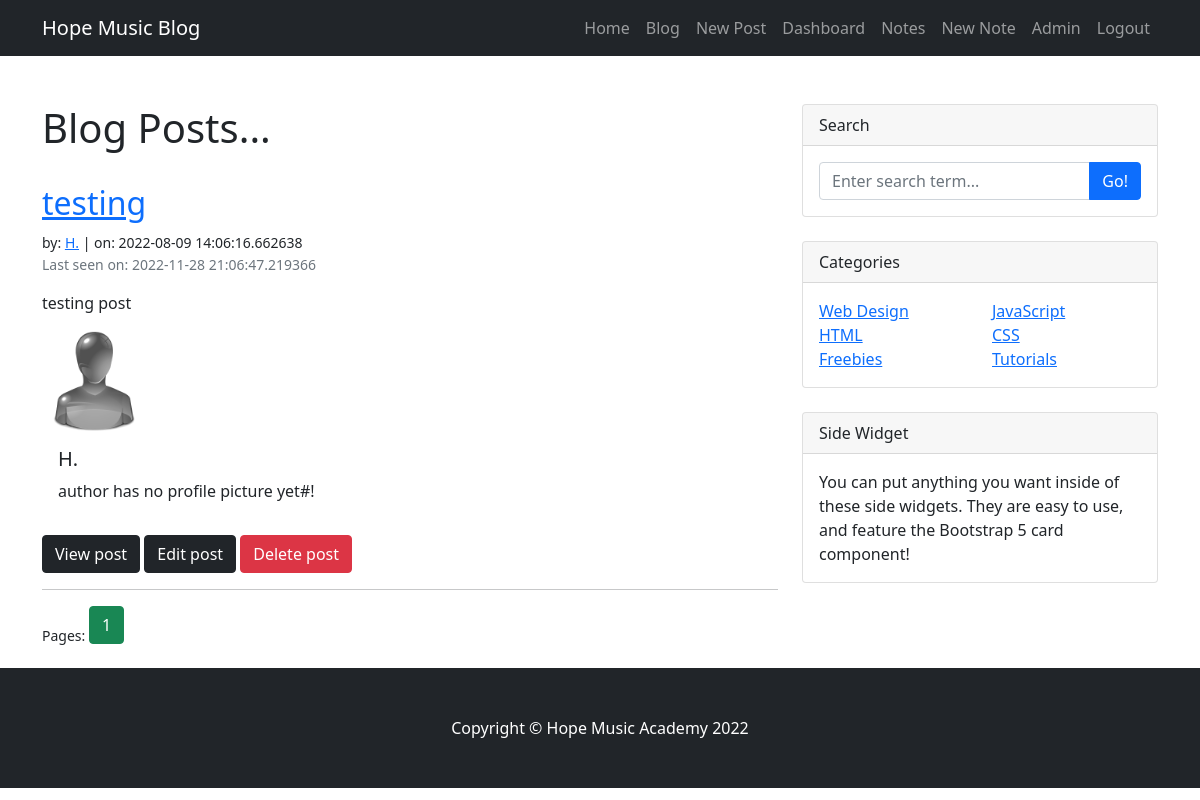
The app's page /posts (signed in), older data.
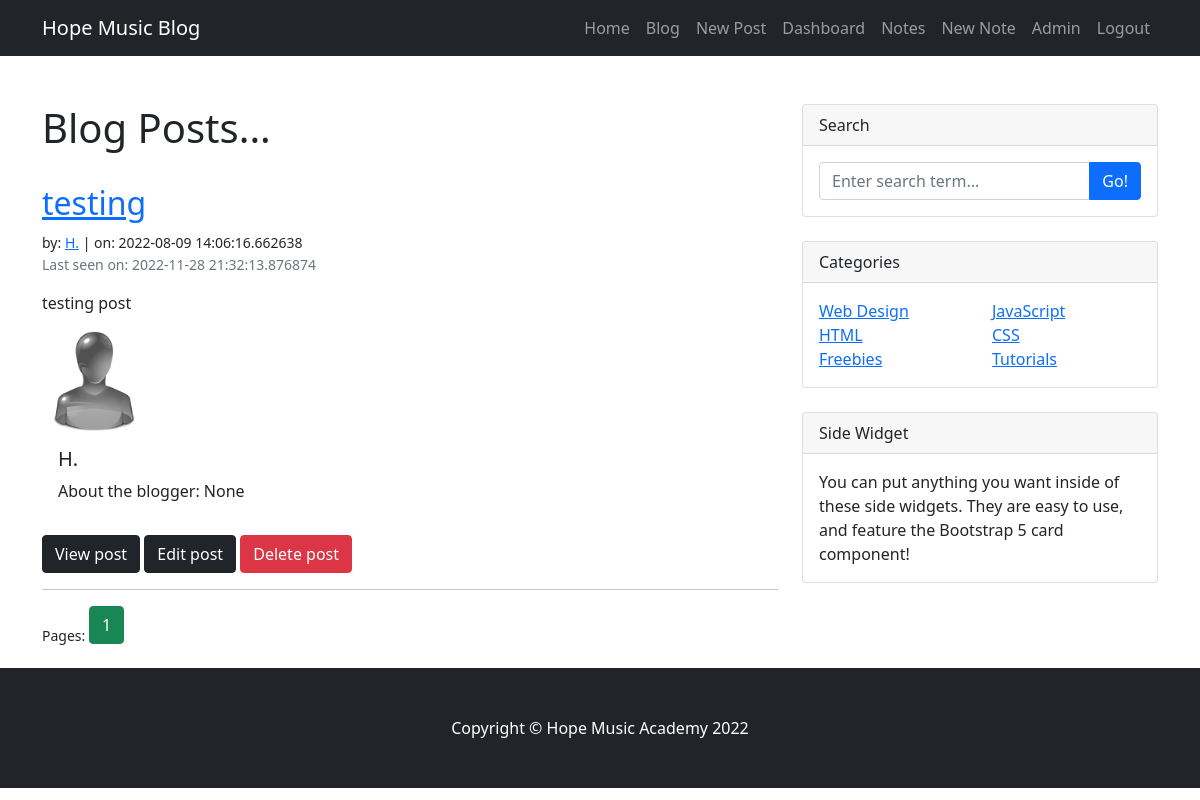
The same page, newer data.
### app.py (models this page shows, shortened)
class Posts(db.Model):
    id = db.Column(db.Integer, primary_key=True)
    title = db.Column(db.String(255))
    content = db.Column(db.Text)
    date_posted = db.Column(db.DateTime, default=datetime.utcnow)
    slug = db.Column(db.Text)
    blogger_id = db.Column(db.Integer, db.ForeignKey('users.id'))
    comments = db.relationship('Comments', backref="posts", lazy=True)

class Users(db.Model, UserMixin):
    id = db.Column(db.Integer, primary_key=True)
    username = db.Column(db.String(255), unique=True, nullable=False)
    first_name = db.Column(db.String(50), nullable=False)
    last_name = db.Column(db.String(50), nullable=False)
    email = db.Column(db.String(100), unique=True, nullable=False)
    favorite_color = db.Column(db.String(120))
    about_author = db.Column(db.Text(), nullable=True)
    data_added = db.Column(db.DateTime, default=datetime.utcnow)
    profile_pic = db.Column(db.String(), nullable=True)
    last_seen = db.Column(db.DateTime, default=datetime.utcnow)
    posts = db.relationship("Posts", backref="blogger")
    comments = db.relationship('Comments', backref="user", passive_deletes=True)
    password_hash = db.Column(db.String(128))
    @property
    def password(self):
        raise AttributeError('Password is not readable attribute')

### app.py (the view)
@app.route('/posts')
@login_required
def posts():
    page = request.args.get('page', 1, type=int)
    posts = Posts.query.order_by(Posts.date_posted).\
        paginate(page=page, per_page=2)
    return render_template('posts.html', posts=posts)

### app.py (called while the page is built)
@app.before_request
def before_request():
    if current_user.is_authenticated:
        current_user.last_seen = datetime.utcnow()
        db.session.commit()

@login_manager.user_loader  # load users when login
def load_user(user_id):
    return Users.query.get(int(user_id))

### templates/posts.html
{% extends "base.html" %}
{% block content %}
    <h1>Blog Posts...</h1>
    <br/>
    {% for post in posts.items %}
        <h2><a href="{{ url_for('post', id=post.id) }}">{{ post.title }}</a></h2>
        <small>
            by: <a href="{{ url_for('user_posts', first_name=post.blogger.first_name) }}">{{ post.blogger.first_name }}</a> |
            on: {{ post.date_posted }}
        </small><br/>
        <small  class="text-muted">
            {% if post.blogger.last_seen %}<p>Last seen on: {{ post.blogger.last_seen }}</p>{% endif %}
        </small>
        {{ post.slug|safe }}
        <div class="mb-3">
            <div class="row no-gutters">
                <div class="col-md2">
                    {% if post.blogger.profile_pic %}
                        <img src="{{ url_for('static', filename='/img/' + post.blogger.profile_pic) }}"
                             alt="user profile picture" width="100px" align="left">
                    {% else %}
                        <img src="{{ url_for('static', filename='/img/default_pic.png') }}"
                     alt="default profile picture" align="left" width="100px">
                    {% endif %}
                </div>
                <div class="col-md-10">
                    <div class="card-body">
                        <h5 class="card-title">{{ post.blogger.first_name }}</h5>
                        <p class="card-text">
                            {% if post.blogger.about_author %}
                                About the blogger: {{ post.blogger.about_author }}
                            {% else %}
                                author has no profile picture yet#!
                            {% endif %}
                        </p>
                    </div>
                </div>
            </div>
        </div>
        <a href="{{ url_for('post', id=post.id) }}" class="btn btn-dark">View post</a>
        {% if post.blogger_id == current_user.id %}
            <a href="{{ url_for('edit_post', id=post.id) }}" class="btn btn-dark">Edit post</a>
            <a href="{{ url_for('delete_post', id=post.id) }}" class="btn btn-danger">Delete post</a>
            <br/>
        {% endif %}
        <hr>
    {% endfor %}
    <div class="row">
        <small>Pages:
        {% for page_num in posts.iter_pages(left_edge=1, right_edge=1, left_current=2, right_current=1) %}
            {% if page_num %}
                {% if posts.page == page_num %}
                    <a class="btn btn-success mb-4" href="{{ url_for('posts', page=page_num) }}">{{ page_num }}</a>
                {% else %}
                    <a class="btn btn-outline-success mb-4" href="{{ url_for('posts', page=page_num) }}">{{ page_num }}</a>
                {% endif %}
            {% else %}
                ...
            {% endif %}
        {% endfor %}
        </small>
    </div>
{% endblock content %}

Row changes from the older to the newer data that the page shows:
changed through a linked row, Posts "testing": blogger.last_seen "2022-11-28 21:06:47.219366" → "2022-11-28 21:32:13.876874"; blogger.about_author (not shown) → "None"; text "author has no profile picture yet#!" → "About the blogger:"
